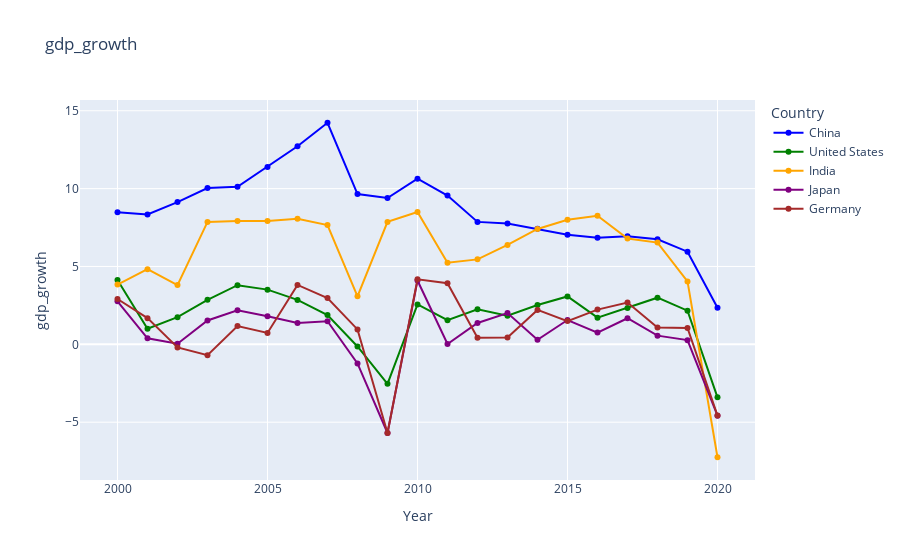

This figure's notebook cell:
### Code cell
df = pd.read_csv(file_path)

# List of the five countries we are interested in
countries = ['China', 'United States', 'India', 'Japan', 'Germany']

# Filter the dataframe for the five countries and select the relevant columns
df_five_countries = df[(df['Entity'].isin(countries)) & (df['Year'] >= 2000) & (df['Year'] <= 2020)]

# Initialize a Plotly figure
fig = go.Figure()

# Define colors for each country
colors = {'China': 'blue', 'United States': 'green', 'India': 'orange', 'Japan': 'purple', 'Germany': 'brown'}

# Iterate through each country and plot their renewable energy share
for country in countries:
    country_data = df_five_countries[df_five_countries['Entity'] == country]
    X = country_data['Year']
    y = country_data[r'gdp_growth']  # Assumed column name for renewable energy share
    
    # Plot the development of renewable energy share for each country
    fig.add_trace(go.Scatter(x=X, y=y, mode='lines+markers', name=country, marker=dict(color=colors[country])))

# Update the layout of the plot
fig.update_layout(
    title='gdp_growth',
    xaxis_title='Year',
    yaxis_title='gdp_growth',
    legend_title='Country',
    showlegend=True
)

# Show the plot
fig.show()

### Figure 1 — Plotly figure (JSON) as saved in the notebook; plotly's stock layout.template omitted (floating-point values rounded to 4 significant figures)
{"data": [{"marker": {"color": "blue"}, "mode": "lines+markers", "name": "China", "type": "scatter", "x": [2000, 2001, 2002, 2003, 2004, 2005, 2006, 2007, 2008, 2009, 2010, 2011, 2012, 2013, 2014, 2015, 2016, 2017, 2018, 2019, 2020], "y": [8.49, 8.336, 9.134, 10.04, 10.11, 11.39, 12.72, 14.23, 9.651, 9.399, 10.64, 9.551, 7.864, 7.766, 7.426, 7.041, 6.849, 6.947, 6.75, 5.95, 2.348]}, {"marker": {"color": "green"}, "mode": "lines+markers", "name": "United States", "type": "scatter", "x": [2000, 2001, 2002, 2003, 2004, 2005, 2006, 2007, 2008, 2009, 2010, 2011, 2012, 2013, 2014, 2015, 2016, 2017, 2018, 2019, 2020], "y": [4.127, 0.9983, 1.742, 2.861, 3.799, 3.513, 2.855, 1.876, -0.1366, -2.537, 2.564, 1.551, 2.25, 1.842, 2.526, 3.076, 1.711, 2.333, 2.996, 2.161, -3.405]}, {"marker": {"color": "orange"}, "mode": "lines+markers", "name": "India", "type": "scatter", "x": [2000, 2001, 2002, 2003, 2004, 2005, 2006, 2007, 2008, 2009, 2010, 2011, 2012, 2013, 2014, 2015, 2016, 2017, 2018, 2019, 2020], "y": [3.841, 4.824, 3.804, 7.86, 7.923, 7.923, 8.061, 7.661, 3.087, 7.862, 8.498, 5.241, 5.456, 6.386, 7.41, 7.996, 8.256, 6.795, 6.533, 4.042, -7.252]}, {"marker": {"color": "purple"}, "mode": "lines+markers", "name": "Japan", "type": "scatter", "x": [2000, 2001, 2002, 2003, 2004, 2005, 2006, 2007, 2008, 2009, 2010, 2011, 2012, 2013, 2014, 2015, 2016, 2017, 2018, 2019, 2020], "y": [2.765, 0.3861, 0.04196, 1.535, 2.186, 1.804, 1.372, 1.484, -1.224, -5.693, 4.098, 0.02381, 1.375, 2.005, 0.2962, 1.561, 0.7538, 1.675, 0.5589, 0.2703, -4.586]}, {"marker": {"color": "brown"}, "mode": "lines+markers", "name": "Germany", "type": "scatter", "x": [2000, 2001, 2002, 2003, 2004, 2005, 2006, 2007, 2008, 2009, 2010, 2011, 2012, 2013, 2014, 2015, 2016, 2017, 2018, 2019, 2020], "y": [2.913, 1.681, -0.198, -0.7001, 1.175, 0.7317, 3.816, 2.976, 0.9599, -5.694, 4.18, 3.925, 0.4185, 0.4376, 2.21, 1.492, 2.23, 2.68, 1.086, 1.056, -4.57]}], "layout": {"legend": {"title": {"text": "Country"}}, "showlegend": true, "title": {"text": "gdp_growth"}, "xaxis": {"title": {"text": "Year"}}, "yaxis": {"title": {"text": "gdp_growth"}}}}
